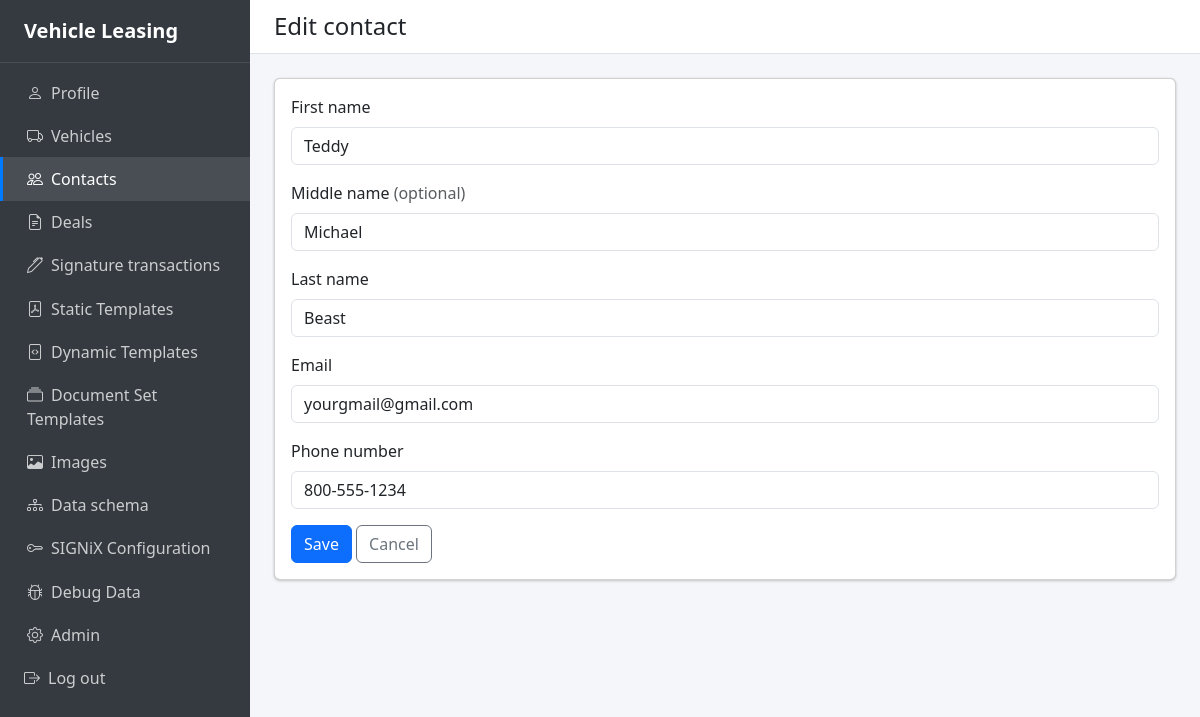
Page /contacts/2/edit/ (signed in) on the committed database.
### apps/contacts/models.py (models this page shows, shortened)
class Contact(models.Model):
    first_name = models.CharField(max_length=150)
    middle_name = models.CharField(max_length=150, blank=True)
    last_name = models.CharField(max_length=150)
    email = models.EmailField(max_length=254)
    phone_number = models.CharField(max_length=30)
    class Meta:
        verbose_name = "Contact"
        verbose_name_plural = "Contacts"

### apps/contacts/views.py (the view)
# urls.py: path("<int:pk>/edit/", views.contact_edit, name="contact_edit"),
@login_required
def contact_edit(request, pk):
    contact = get_object_or_404(Contact, pk=pk)
    if request.method == "POST":
        form = ContactForm(request.POST, instance=contact)
        if form.is_valid():
            form.save()
            messages.success(request, "Contact updated.")
            return redirect("contacts:contact_list")
    else:
        form = ContactForm(instance=contact)
    return render(
        request,
        "contacts/contact_form.html",
        {"form": form, "contact": contact, "is_edit": True},
    )

### apps/contacts/forms.py
class ContactForm(forms.ModelForm):
    class Meta:
        model = Contact
        fields = ["first_name", "middle_name", "last_name", "email", "phone_number"]

### templates/contacts/contact_form.html (shortened to what this page needs)
{% extends "base.html" %}
{% block content_header %}{% if is_edit %}Edit contact{% else %}Add contact{% endif %}{% endblock %}
{% block content %}
<div class="card">
  <div class="card-body">
    <form method="post">
      <div class="mb-3">
        <label for="id_first_name" class="form-label">First name</label>
        <input type="text" name="first_name" id="id_first_name" class="form-control {% if form.first_name.errors %}is-invalid{% endif %}" value="{{ form.first_name.value|default:'' }}" maxlength="150" required>
      </div>
      <div class="mb-3">
        <label for="id_middle_name" class="form-label">Middle name <span class="text-muted">(optional)</span></label>
        <input type="text" name="middle_name" id="id_middle_name" class="form-control {% if form.middle_name.errors %}is-invalid{% endif %}" value="{{ form.middle_name.value|default:'' }}" maxlength="150">
      </div>
      <div class="mb-3">
        <label for="id_last_name" class="form-label">Last name</label>
        <input type="text" name="last_name" id="id_last_name" class="form-control {% if form.last_name.errors %}is-invalid{% endif %}" value="{{ form.last_name.value|default:'' }}" maxlength="150" required>
      </div>
      <div class="mb-3">
        <label for="id_email" class="form-label">Email</label>
        <input type="email" name="email" id="id_email" class="form-control {% if form.email.errors %}is-invalid{% endif %}" value="{{ form.email.value|default:'' }}" maxlength="254" required>
      </div>
      <div class="mb-3">
        <label for="id_phone_number" class="form-label">Phone number</label>
        <input type="text" name="phone_number" id="id_phone_number" class="form-control {% if form.phone_number.errors %}is-invalid{% endif %}" value="{{ form.phone_number.value|default:'' }}" maxlength="30" required>
      </div>
      <button type="submit" class="btn btn-primary">{% if is_edit %}Save{% else %}Add contact{% endif %}</button>
      <a href="{% url 'contacts:contact_list' %}" class="btn btn-outline-secondary">Cancel</a>
    </form>
  </div>
</div>
{% endblock %}

### templates/base.html (style rules this page uses)
.app-content-body .card { box-shadow: 0 0 1px rgba(0,0,0,.125), 0 1px 3px rgba(0,0,0,.2); }

### rows in the picture
Contact: first_name "Teddy", middle_name "Michael", last_name "Beast", email "yourgmail@gmail.com", phone_number "800-555-1234"
